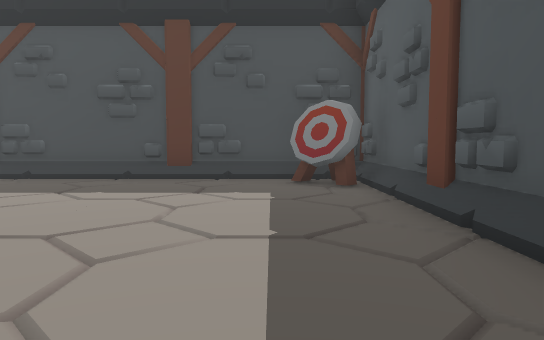
[1] (above)

24 first-person views from a walk through a scene from a Unity 3-D project. The camera is 0.72 m above the floor, tilts 4° down and sees 70° across. The floor is counted in squares, 1 m on a side. Each view is taken from the middle of a square. On the plan, view 1 faces up. The plan holds only what a view shows up to about 11 squares ahead; the rest is blank. The place goes on beyond the plan. Some surface patterns are stand-ins.

[2]
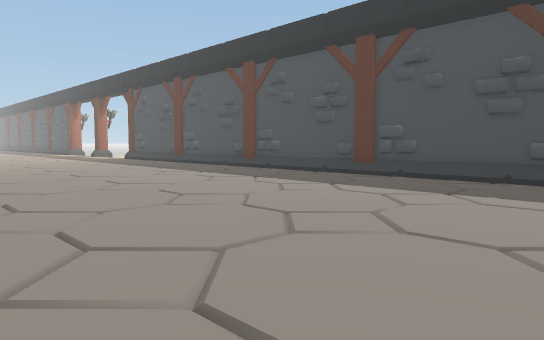

[3]
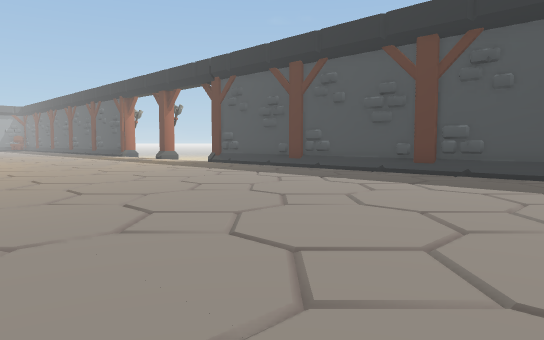

[4]
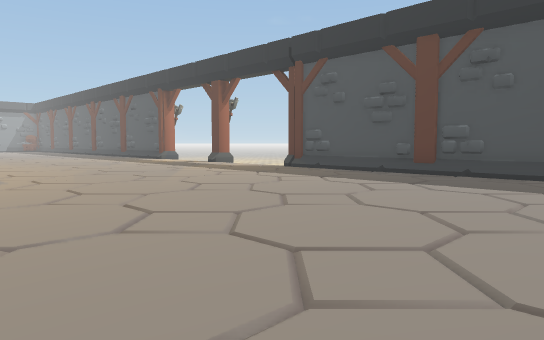

[5]
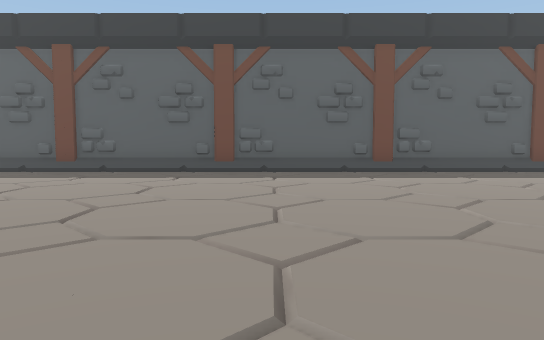

[6]
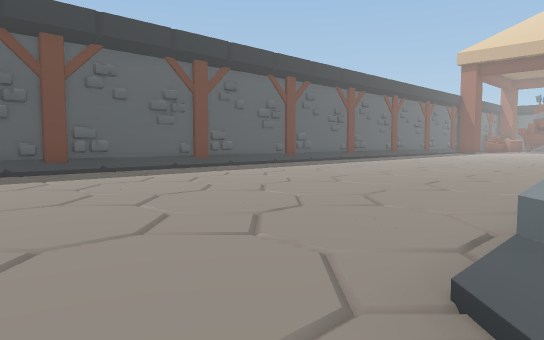

[7]
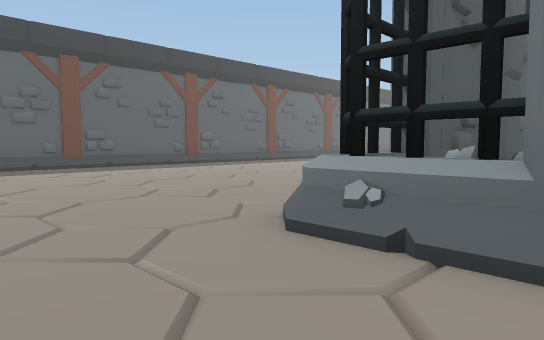

[8]
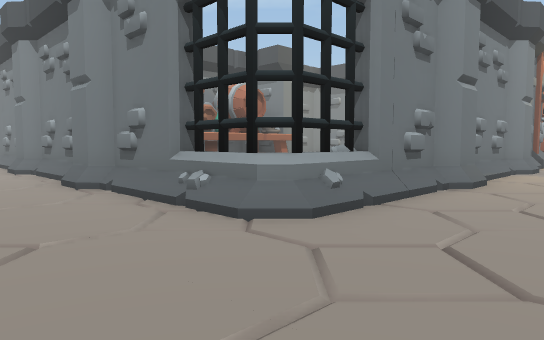

[9]
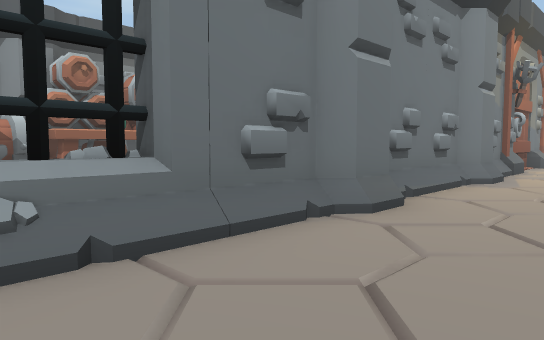

[10]
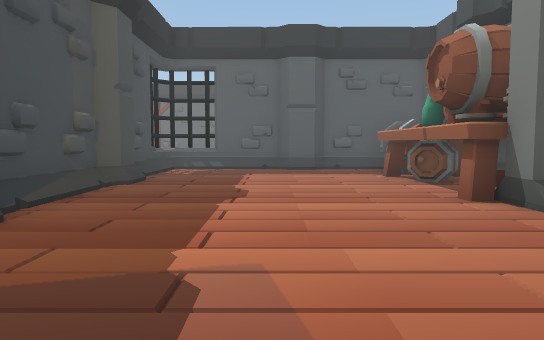

[11]
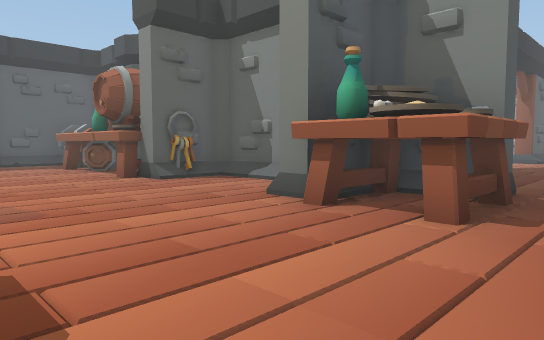

[12]
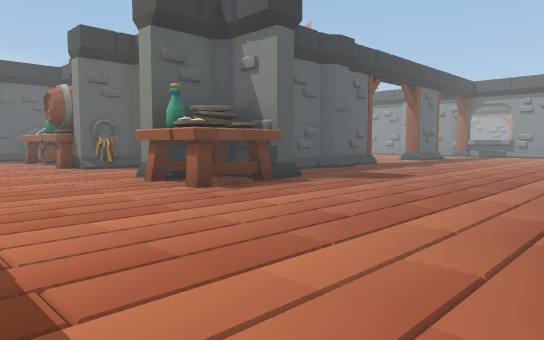

[13]
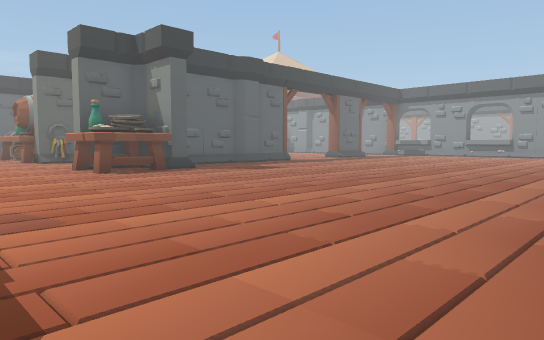

[14]
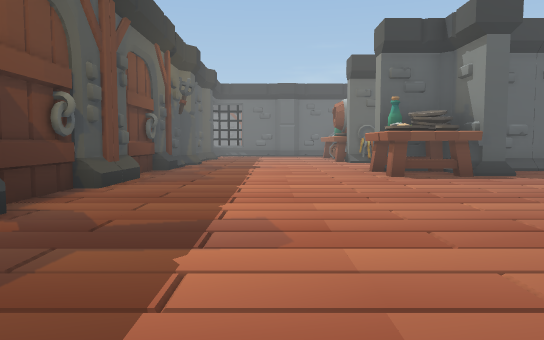

[15]
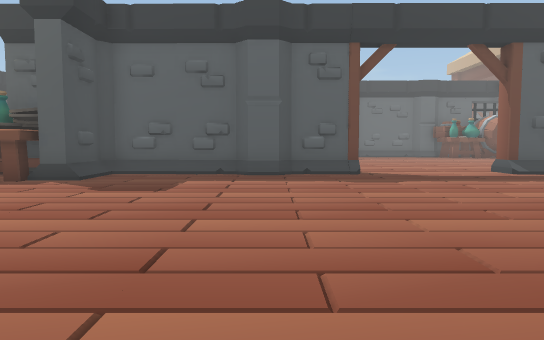

[16]
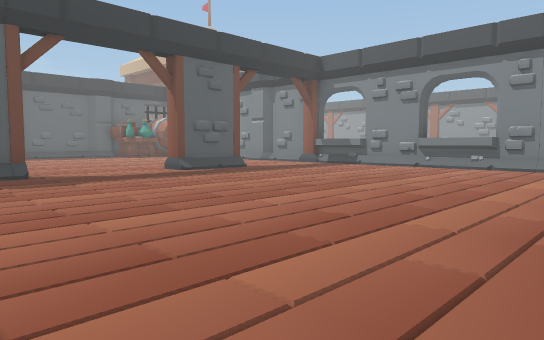

[17]
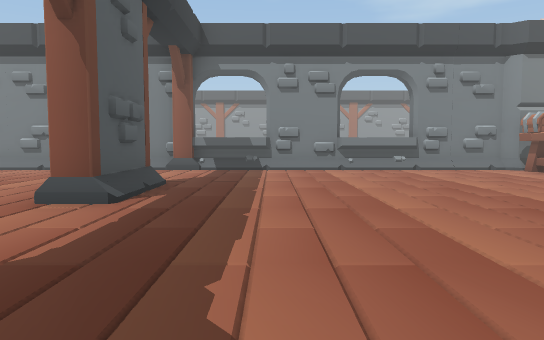

[18]
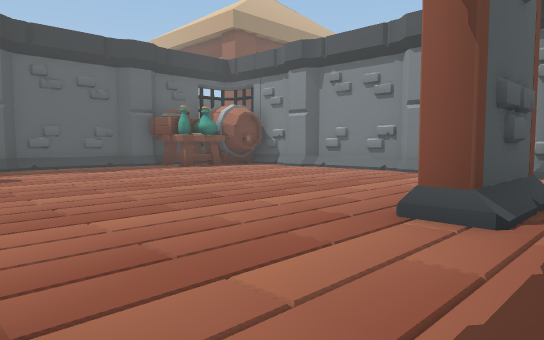

[19]
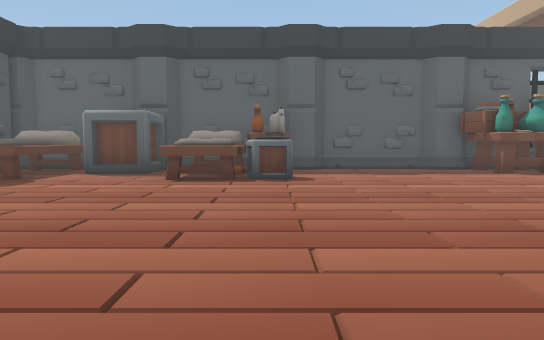

[20]
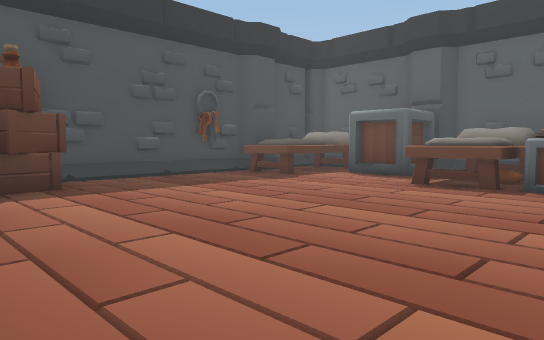

[21]
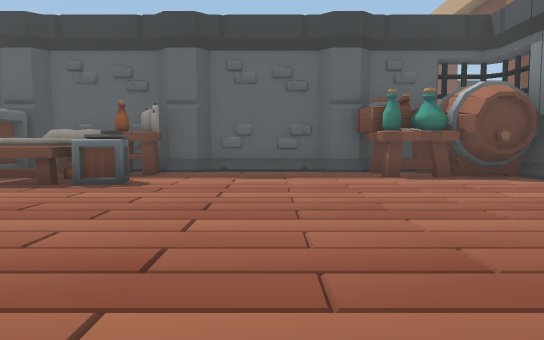

[22]
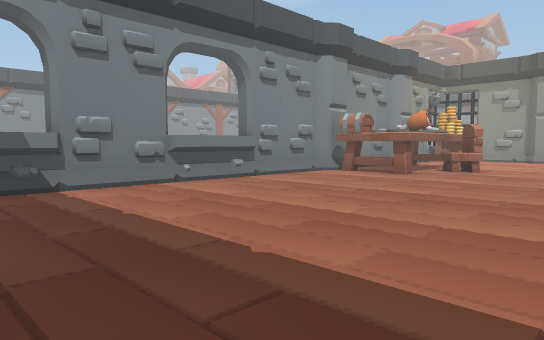

[23]
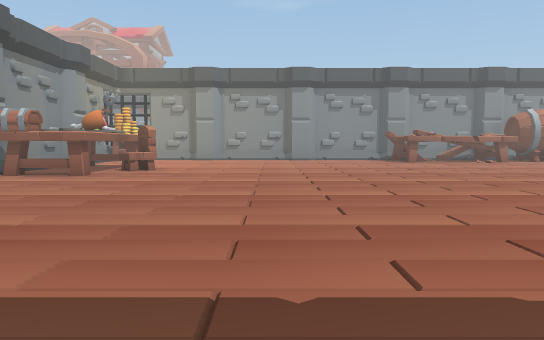

[24]
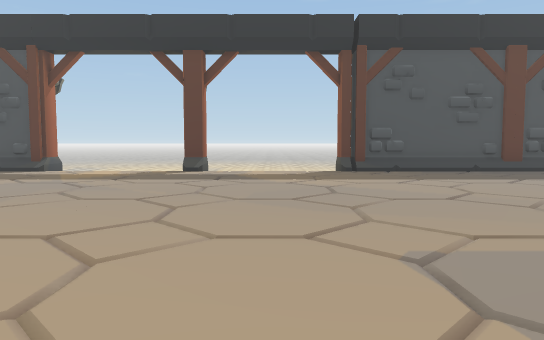

### Floor plan
Key: @ floor where view 1 was taken; # wall or solid block; . main floor; - floor 0.05 m lower than the main floor; / step, stairs or slope; = window, fence, low wall or low ledge; P pillar; T table; C chest; B bed; A box; R crate; O other object.
Columns run from 30 left of view 1 to 2 right of it. Each row starts with its distance up from view 1.
  8    ##///#///#####################
  7     ---------------------------O#
  6     ----------------------------#
  5      ---------------------------#
  4       --------------------------#
  3       --------------------------#
  2        -------------------------#
  1        -------------------------#
  0         ----------------------@-#
 -1          ---  ------------------#
 -2           ----P---P-------------#
 -3      #O###O##P ##P#####---------#
 -4    ...................=---------#
 -5 ......................#---------#
 -6 ......................#---------#
 -7 ......................#P--------#
 -8 ......................P---------#
 -9  ........TTT...#TTTTCC#--------
-10  ........TTT ..# TPPPP#-------
-11  .........###########P#P-----
-12  ..........# RR....B BP-----
-13 ...........# R.....BBB# ---
-14 ...........P .......AAP --
-15 ...........# .......AA#P
-16 ...........#.......B B#
-17 ...........#.......BBB#
-18 ...................B.BP
-19 ......................#P
-20 ......................#
-21 ...........#..........#
-22 ...........#..........#
-23 .O.......... ........##P
-24 OOT......... .......OOP
-25 TTT.......... ......OO#
-26 PPP.......... P...P.OO
-27 PP ##########P ##P  ##

Positions as (right, up) in squares from view 1, and headings:
1: (0, 0), facing up
2: (-1, 0), facing up-left
3: (-6, -1), facing up-left
4: (-10, -1), facing up-left
5: (-8, -1), facing right
6: (-8, -1), facing down-right
7: (-10, 0), facing down-right
8: (-5, 0), facing down-left
9: (-8, 0), facing down-left
10: (-19, -6), facing right
11: (-22, -5), facing down-right
12: (-26, -5), facing down-right
13: (-30, -5), facing down-right
14: (-29, -6), facing right
15: (-28, -15), facing right
16: (-28, -15), facing down-right
17: (-21, -16), facing down
18: (-20, -17), facing down-right
19: (-19, -18), facing right
20: (-18, -19), facing up-right
21: (-18, -21), facing right
22: (-19, -20), facing down-left
23: (-19, -20), facing left
24: (-20, -2), facing up
